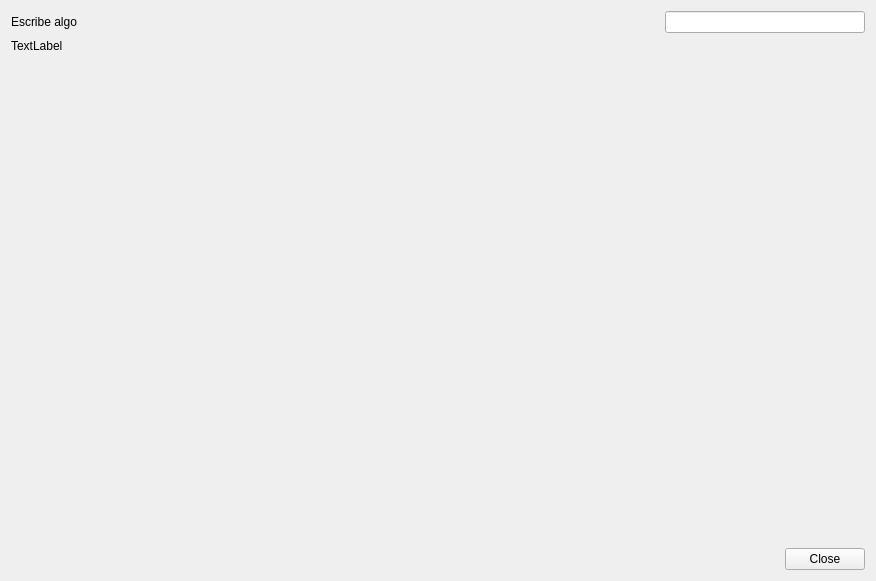
<?xml version="1.0" encoding="UTF-8"?>
<ui version="4.0">
 <class>MyForm</class>
 <widget class="QWidget" name="MyForm">
  <property name="geometry">
   <rect>
    <x>0</x>
    <y>0</y>
    <width>876</width>
    <height>581</height>
   </rect>
  </property>
  <property name="windowTitle">
   <string>Form</string>
  </property>
  <layout class="QVBoxLayout" name="verticalLayout_4">
   <item>
    <layout class="QVBoxLayout" name="verticalLayout_3">
     <item>
      <layout class="QVBoxLayout" name="verticalLayout">
       <item>
        <layout class="QHBoxLayout" name="horizontalLayout">
         <item>
          <widget class="QLabel" name="label">
           <property name="text">
            <string>Escribe algo</string>
           </property>
          </widget>
         </item>
         <item>
          <widget class="QLineEdit" name="lineEdit">
           <property name="minimumSize">
            <size>
             <width>100</width>
             <height>0</height>
            </size>
           </property>
           <property name="maximumSize">
            <size>
             <width>200</width>
             <height>16777215</height>
            </size>
           </property>
          </widget>
         </item>
        </layout>
       </item>
       <item>
        <widget class="QLabel" name="label_2">
         <property name="text">
          <string>TextLabel</string>
         </property>
        </widget>
       </item>
      </layout>
     </item>
     <item>
      <layout class="QHBoxLayout" name="horizontalLayout_2">
       <item>
        <spacer name="horizontalSpacer">
         <property name="orientation">
          <enum>Qt::Horizontal</enum>
         </property>
         <property name="sizeHint" stdset="0">
          <size>
           <width>40</width>
           <height>20</height>
          </size>
         </property>
        </spacer>
       </item>
       <item>
        <layout class="QVBoxLayout" name="verticalLayout_2">
         <item>
          <spacer name="verticalSpacer">
           <property name="orientation">
            <enum>Qt::Vertical</enum>
           </property>
           <property name="sizeHint" stdset="0">
            <size>
             <width>20</width>
             <height>40</height>
            </size>
           </property>
          </spacer>
         </item>
         <item>
          <widget class="QPushButton" name="pushButton">
           <property name="text">
            <string>Close</string>
           </property>
          </widget>
         </item>
        </layout>
       </item>
      </layout>
     </item>
    </layout>
   </item>
  </layout>
 </widget>
 <resources/>
 <connections>
  <connection>
   <sender>pushButton</sender>
   <signal>released()</signal>
   <receiver>MyForm</receiver>
   <slot>close()</slot>
   <hints>
    <hint type="sourcelabel">
     <x>783</x>
     <y>538</y>
    </hint>
    <hint type="destinationlabel">
     <x>678</x>
     <y>396</y>
    </hint>
   </hints>
  </connection>
  <connection>
   <sender>lineEdit</sender>
   <signal>textEdited(QString)</signal>
   <receiver>label_2</receiver>
   <slot>setText(QString)</slot>
   <hints>
    <hint type="sourcelabel">
     <x>667</x>
     <y>33</y>
    </hint>
    <hint type="destinationlabel">
     <x>49</x>
     <y>60</y>
    </hint>
   </hints>
  </connection>
 </connections>
</ui>
